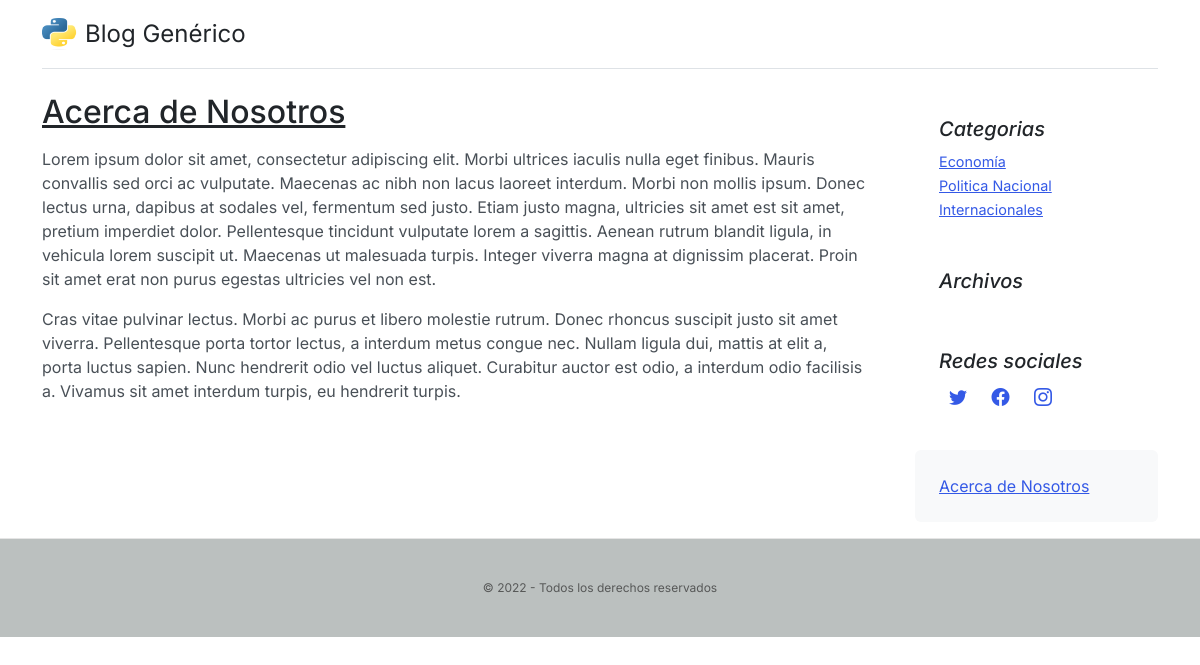
The page /about/ on the database its author committed.
### nucleo/models.py (models this page shows, shortened)
class About(models.Model):
    descripcion = RichTextField(verbose_name='Descripción')
    created = models.DateTimeField(auto_now_add=True, verbose_name='Fecha de creación')
    updated = models.DateTimeField(auto_now_add=True, verbose_name='Fecha de modificación')
    class Meta:
        verbose_name='Acerca de'
        verbose_name_plural='Acerca de nosotros'
        ordering=['-created']
    def __str__(self):
        return self.descripcion

class Categoria(models.Model):
    name = models.CharField(max_length=100, verbose_name='Nombre', unique=True)
    active = models.BooleanField(default=True, verbose_name='Activo')
    created = models.DateTimeField(auto_now_add=True, verbose_name='Fecha de creación')
    updated = models.DateTimeField(auto_now_add=True, verbose_name='Fecha de modificación')
    class Meta:
        verbose_name='Categoría'
        verbose_name_plural='Categorías'
        ordering=['-created']

class Link(models.Model):
    key = models.CharField(max_length=100, verbose_name='Key Link')
    nombre = models.CharField(max_length=100, verbose_name='Red Social')
    url = models.URLField(max_length=100, verbose_name='Enlace',blank=True,null=True)
    icono = models.CharField(max_length=100, verbose_name='Icono')
    created = models.DateTimeField(auto_now_add=True, verbose_name='Fecha de creación')
    updated = models.DateTimeField(auto_now_add=True, verbose_name='Fecha de modificación')
    class Meta:
        verbose_name='Red Social'
        verbose_name_plural='Redes Sociales'
        ordering=['nombre']

### nucleo/views.py (the view)
# urls.py: path('about/', AboutPageView.as_view(), name='about'),
class AboutPageView(TemplateView):
    template_name = "nucleo/about.html"
    def get_context_data(self, **kwargs):
        context = super().get_context_data(**kwargs)
        return context

### nucleo/processors.py (called while the page is built)
def ctx_about(request):
    ctx_about = {}
    ctx_about['ABOUT'] = About.objects.latest('created')
    return ctx_about

def ctx_categorias(request):
    ctx_categorias = {}
    ctx_categorias['categorias'] = Categoria.objects.filter(active=True)
    return ctx_categorias

def ctx_link_redes(request):
    ctx_redes = {}
    redes = Link.objects.all()
    for link in redes:
        ctx_redes[link.key] = {'url':link.url, 'icono':link.icono}
    print(ctx_redes)
    return ctx_redes

def ctx_fechas(request):
    ctx_fechas = {}
    ctx_fechas['dates'] = Post.objects.dates('created', 'month', order='DESC').distinct()
    return ctx_fechas

### nucleo/templates/nucleo/about.html
{% extends 'nucleo/base.html' %}
{% load static %}
{% block content %}
<div class="mb-5">
   <h2 style="text-decoration: underline;">Acerca de Nosotros</h2>
   <div class="mt-3">
    <p class="mb-0">{{ ABOUT | safe }}</p>
   </div>
</div>
{% endblock %}

### nucleo/templates/nucleo/base.html (shortened to what this page needs)
<!DOCTYPE html>
<html lang="en">
<head>
  {% load static %}
  <link href={% static 'nucleo/css/bootstrap.min.css' %} rel="stylesheet">
  <link rel="stylesheet" href="https://cdn.jsdelivr.net/npm/bootstrap-icons@1.10.3/font/bootstrap-icons.css">
  <link href={% static 'nucleo/css/blog.css' %} rel="stylesheet">
</head>
<body>
  <div class="container">
    <header class="d-flex flex-wrap justify-content-center py-3 mb-4 border-bottom">
      <a href="/" class="d-flex align-items-center mb-3 mb-md-0 me-md-auto text-dark text-decoration-none">
        <img class="bi me-2" width="35" height="32" src={% static "nucleo/img/Python-logo-notext.svg.png" %} alt="">
        <span class="fs-4">Blog Genérico</span>
      </a>
    </header>
    <main class="mt-2">
      <seccion class="row g-5">
        <div class="col-md-9">
          {% block content %}{% endblock %}
        </div>
        <aside class="col-md-3">
          <div class="position-sticky" style="top: 2rem;">
            <div class="p-4">
              <h5 class="fst-italic">Categorias</h5>
              <ol class="list-unstyled mb-0">
                {% for item in categorias %}
                <li class="aside-item"><a href="{% url 'categoria' %}?cat={{ item.id }}">{{ item.name }}</a></li>
                {% endfor %}
              </ol>
            </div>
            <div class="p-4">
              <h5 class="fst-italic">Archivos</h5>
            </div>
            <div class="p-4">
              <h5 class="fst-italic">Redes sociales</h5>
              <ol class="list-unstyled">
                {% if LINK_TWITER.url %}
                <a class="red-social" href="{{LINK_TWITER.url}}"><i class="{{LINK_TWITER.icono}}"></i></a>
                {% endif %}
                {% if LINK_FACEBOOK.url %}
                <a class="red-social" href="{{LINK_FACEBOOK.url}}"><i class="{{LINK_FACEBOOK.icono}}"></i></a>
                {% endif %}
                {% if LINK_INSTAGRAM.url %}
                <a class="red-social" href="{{LINK_INSTAGRAM.url}}"><i class="{{LINK_INSTAGRAM.icono}}"></i> </a>
                {% endif %}
              </ol>
            </div>
                <div class="p-4 mb-3 bg-light rounded">
                  <a href="{% url 'about' %}">Acerca de Nosotros</a>
                </div>
          </div>
        </aside>
      </seccion>
    </main>
  </div>
  <footer class="blog-footer" style="background-color: #bbc0bf;">
    <small class="text-center" style="font-size: 12px;color:#575858"><p>&copy; 2022 <b></b> - Todos los derechos reservados</p></small>
  </footer>
</body>
</html>

### nucleo/static/nucleo/css/blog.css (style rules this page uses)
.aside-item a { font-size: 0.9rem; }
.red-social { margin: 10px; font-size: 18px; }
.blog-footer { padding: 2.5rem 0; color: #727272; text-align: center; background-color: #f9f9f9; border-top: .05rem solid #e5e5e5; }
.blog-footer p:last-child { margin-bottom: 0; }
.bi { vertical-align: -.125em; fill: currentColor; }

### rows shown on the page
About: descripcion "Lorem ipsum dolor sit amet, consectetur adipiscing elit. Morbi ultrices iaculis nulla eget finibus. Mauris convallis sed orci ac vulputate. Maecenas ac nibh non lacus laoreet interdum. Morbi non mollis ipsum. Donec lectus urna, dapibus at sodales vel, fermentum sed justo. Etiam justo magna, ultricies sit amet est sit amet, pretium imperdiet dolor. Pellentesque tincidunt vulputate lorem a sagittis. Aenean rutrum blandit ligula, in vehicula lorem suscipit ut. Maecenas ut malesuada turpis. Integer viverra magna at dignissim placerat. Proin sit amet erat non purus egestas ultricies vel non est. Cras vitae pulvinar lectus. Morbi ac purus et libero molestie rutrum. Donec rhoncus suscipit justo…"
Categoria: name "Economía"
Categoria: name "Politica Nacional"
Categoria: name "Internacionales"
